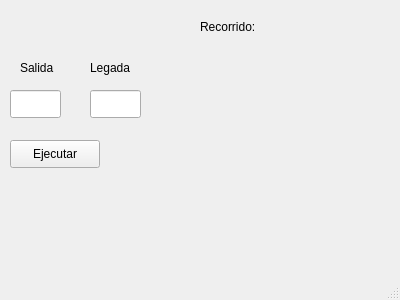
<?xml version="1.0" encoding="UTF-8"?>
<ui version="4.0">
 <class>MainWindow</class>
 <widget class="QMainWindow" name="MainWindow">
  <property name="geometry">
   <rect>
    <x>0</x>
    <y>0</y>
    <width>400</width>
    <height>300</height>
   </rect>
  </property>
  <property name="windowTitle">
   <string>Dijkstra</string>
  </property>
  <widget class="QWidget" name="centralWidget">
   <widget class="QPushButton" name="ejecutar">
    <property name="geometry">
     <rect>
      <x>10</x>
      <y>140</y>
      <width>90</width>
      <height>28</height>
     </rect>
    </property>
    <property name="text">
     <string>Ejecutar</string>
    </property>
   </widget>
   <widget class="QLabel" name="label">
    <property name="geometry">
     <rect>
      <x>20</x>
      <y>60</y>
      <width>58</width>
      <height>16</height>
     </rect>
    </property>
    <property name="text">
     <string>Salida</string>
    </property>
   </widget>
   <widget class="QLabel" name="label_2">
    <property name="geometry">
     <rect>
      <x>90</x>
      <y>60</y>
      <width>58</width>
      <height>16</height>
     </rect>
    </property>
    <property name="text">
     <string>Legada</string>
    </property>
   </widget>
   <widget class="QLineEdit" name="nodoInicio">
    <property name="geometry">
     <rect>
      <x>10</x>
      <y>90</y>
      <width>51</width>
      <height>28</height>
     </rect>
    </property>
   </widget>
   <widget class="QLineEdit" name="nodoFinal">
    <property name="geometry">
     <rect>
      <x>90</x>
      <y>90</y>
      <width>51</width>
      <height>28</height>
     </rect>
    </property>
   </widget>
   <widget class="QLabel" name="resultado">
    <property name="geometry">
     <rect>
      <x>200</x>
      <y>20</y>
      <width>171</width>
      <height>261</height>
     </rect>
    </property>
    <property name="text">
     <string>Recorrido:</string>
    </property>
    <property name="alignment">
     <set>Qt::AlignLeading|Qt::AlignLeft|Qt::AlignTop</set>
    </property>
   </widget>
  </widget>
  <widget class="QStatusBar" name="statusBar"/>
 </widget>
 <layoutdefault spacing="6" margin="11"/>
 <resources/>
 <connections/>
</ui>
